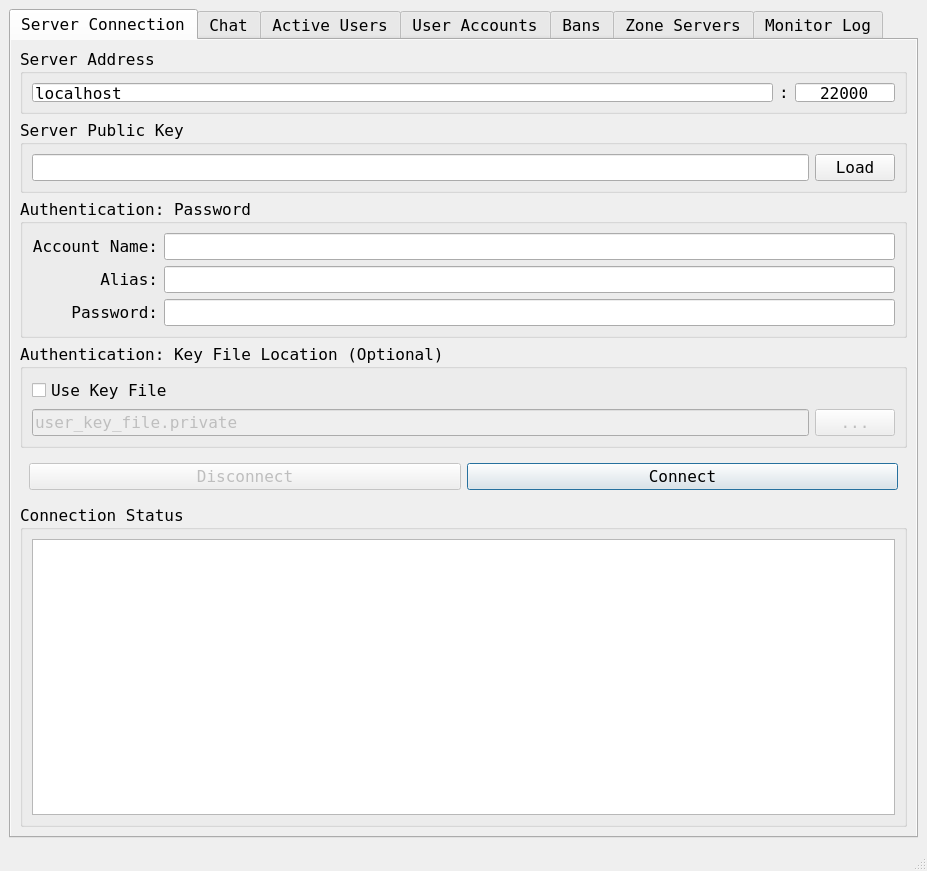
<?xml version="1.0" encoding="UTF-8"?>
<ui version="4.0">
 <class>LoginAdminForm</class>
 <widget class="QMainWindow" name="LoginAdminForm">
  <property name="geometry">
   <rect>
    <x>0</x>
    <y>0</y>
    <width>927</width>
    <height>871</height>
   </rect>
  </property>
  <property name="font">
   <font>
    <family>Terminal</family>
    <pointsize>12</pointsize>
   </font>
  </property>
  <property name="windowTitle">
   <string>Splane - Login Server Administratration Tool</string>
  </property>
  <widget class="QWidget" name="centralwidget">
   <layout class="QGridLayout" name="gridLayout">
    <item row="0" column="0">
     <widget class="QTabWidget" name="tabWidget">
      <property name="autoFillBackground">
       <bool>true</bool>
      </property>
      <property name="currentIndex">
       <number>0</number>
      </property>
      <widget class="QWidget" name="tabServer">
       <property name="autoFillBackground">
        <bool>true</bool>
       </property>
       <attribute name="title">
        <string>Server Connection</string>
       </attribute>
       <layout class="QVBoxLayout" name="verticalLayout">
        <item>
         <widget class="QGroupBox" name="groupBoxAddress">
          <property name="maximumSize">
           <size>
            <width>16777215</width>
            <height>65</height>
           </size>
          </property>
          <property name="autoFillBackground">
           <bool>true</bool>
          </property>
          <property name="title">
           <string>Server Address</string>
          </property>
          <layout class="QHBoxLayout" name="horizontalLayout">
           <item>
            <widget class="QLineEdit" name="lineEditIP">
             <property name="text">
              <string>localhost</string>
             </property>
            </widget>
           </item>
           <item>
            <widget class="QLabel" name="label">
             <property name="text">
              <string>:</string>
             </property>
            </widget>
           </item>
           <item>
            <widget class="QLineEdit" name="lineEditPort">
             <property name="sizePolicy">
              <sizepolicy hsizetype="Minimum" vsizetype="Fixed">
               <horstretch>0</horstretch>
               <verstretch>0</verstretch>
              </sizepolicy>
             </property>
             <property name="minimumSize">
              <size>
               <width>0</width>
               <height>0</height>
              </size>
             </property>
             <property name="maximumSize">
              <size>
               <width>100</width>
               <height>16777215</height>
              </size>
             </property>
             <property name="text">
              <string>22000</string>
             </property>
             <property name="maxLength">
              <number>32</number>
             </property>
             <property name="alignment">
              <set>Qt::AlignCenter</set>
             </property>
            </widget>
           </item>
          </layout>
         </widget>
        </item>
        <item>
         <widget class="QGroupBox" name="groupBoxPubKey">
          <property name="autoFillBackground">
           <bool>true</bool>
          </property>
          <property name="title">
           <string>Server Public Key</string>
          </property>
          <layout class="QHBoxLayout" name="horizontalLayout_4">
           <item>
            <widget class="QLineEdit" name="lineEditPublicKey">
             <property name="text">
              <string/>
             </property>
            </widget>
           </item>
           <item>
            <widget class="QPushButton" name="pushButtonBrowsePubKey">
             <property name="text">
              <string>Load</string>
             </property>
            </widget>
           </item>
          </layout>
         </widget>
        </item>
        <item>
         <widget class="QGroupBox" name="groupBoxPassword">
          <property name="autoFillBackground">
           <bool>true</bool>
          </property>
          <property name="title">
           <string>Authentication: Password</string>
          </property>
          <layout class="QGridLayout" name="gridLayout_5">
           <item row="0" column="0">
            <widget class="QLabel" name="label_3">
             <property name="text">
              <string>Account Name:</string>
             </property>
             <property name="alignment">
              <set>Qt::AlignRight|Qt::AlignTrailing|Qt::AlignVCenter</set>
             </property>
            </widget>
           </item>
           <item row="0" column="2">
            <widget class="QLineEdit" name="lineEditUserName">
             <property name="text">
              <string/>
             </property>
            </widget>
           </item>
           <item row="2" column="0">
            <widget class="QLabel" name="label_2">
             <property name="text">
              <string>Password:</string>
             </property>
             <property name="alignment">
              <set>Qt::AlignRight|Qt::AlignTrailing|Qt::AlignVCenter</set>
             </property>
            </widget>
           </item>
           <item row="2" column="2">
            <widget class="QLineEdit" name="lineEditPassword">
             <property name="text">
              <string/>
             </property>
             <property name="echoMode">
              <enum>QLineEdit::Password</enum>
             </property>
            </widget>
           </item>
           <item row="1" column="0">
            <widget class="QLabel" name="label_4">
             <property name="text">
              <string>Alias:</string>
             </property>
             <property name="alignment">
              <set>Qt::AlignRight|Qt::AlignTrailing|Qt::AlignVCenter</set>
             </property>
            </widget>
           </item>
           <item row="1" column="2">
            <widget class="QLineEdit" name="lineEditAlias">
             <property name="text">
              <string/>
             </property>
            </widget>
           </item>
          </layout>
         </widget>
        </item>
        <item>
         <widget class="QGroupBox" name="groupBoxKeyFile">
          <property name="autoFillBackground">
           <bool>true</bool>
          </property>
          <property name="title">
           <string>Authentication: Key File Location (Optional)</string>
          </property>
          <layout class="QGridLayout" name="gridLayout_6">
           <item row="1" column="1">
            <widget class="QLineEdit" name="lineEditKeyFilePath">
             <property name="enabled">
              <bool>false</bool>
             </property>
             <property name="text">
              <string>user_key_file.private</string>
             </property>
            </widget>
           </item>
           <item row="1" column="2">
            <widget class="QPushButton" name="pushButtonBrowseKeyFile">
             <property name="enabled">
              <bool>false</bool>
             </property>
             <property name="text">
              <string>...</string>
             </property>
            </widget>
           </item>
           <item row="0" column="1">
            <widget class="QCheckBox" name="checkBoxUseKeyFile">
             <property name="text">
              <string>Use Key File</string>
             </property>
             <property name="checked">
              <bool>false</bool>
             </property>
            </widget>
           </item>
          </layout>
         </widget>
        </item>
        <item>
         <widget class="QWidget" name="widget" native="true">
          <property name="autoFillBackground">
           <bool>true</bool>
          </property>
          <layout class="QHBoxLayout" name="horizontalLayout_2">
           <item>
            <widget class="QPushButton" name="pushButtonDisconnect">
             <property name="enabled">
              <bool>false</bool>
             </property>
             <property name="text">
              <string>Disconnect</string>
             </property>
            </widget>
           </item>
           <item>
            <widget class="QPushButton" name="pushButtonConnect">
             <property name="text">
              <string>Connect</string>
             </property>
             <property name="autoDefault">
              <bool>false</bool>
             </property>
             <property name="default">
              <bool>true</bool>
             </property>
            </widget>
           </item>
          </layout>
         </widget>
        </item>
        <item>
         <widget class="QGroupBox" name="groupBox_2">
          <property name="title">
           <string>Connection Status</string>
          </property>
          <layout class="QGridLayout" name="gridLayout_4">
           <item row="0" column="0">
            <widget class="QTextEdit" name="textEditStatus">
             <property name="font">
              <font>
               <pointsize>8</pointsize>
              </font>
             </property>
             <property name="readOnly">
              <bool>true</bool>
             </property>
            </widget>
           </item>
          </layout>
         </widget>
        </item>
       </layout>
      </widget>
      <widget class="QWidget" name="tabChat">
       <property name="autoFillBackground">
        <bool>true</bool>
       </property>
       <attribute name="title">
        <string>Chat</string>
       </attribute>
       <layout class="QGridLayout" name="gridLayout_2">
        <item row="0" column="0">
         <widget class="QTextEdit" name="textEditChat">
          <property name="readOnly">
           <bool>true</bool>
          </property>
         </widget>
        </item>
        <item row="1" column="0" colspan="2">
         <widget class="QLineEdit" name="lineEditChat"/>
        </item>
        <item row="0" column="1">
         <widget class="QListView" name="listViewChatUsers">
          <property name="maximumSize">
           <size>
            <width>160</width>
            <height>16777215</height>
           </size>
          </property>
          <property name="alternatingRowColors">
           <bool>true</bool>
          </property>
         </widget>
        </item>
       </layout>
      </widget>
      <widget class="QWidget" name="tabActive">
       <property name="autoFillBackground">
        <bool>true</bool>
       </property>
       <attribute name="title">
        <string>Active Users</string>
       </attribute>
       <layout class="QVBoxLayout" name="verticalLayout_2">
        <item>
         <widget class="QListView" name="listViewActiveUsers"/>
        </item>
        <item>
         <widget class="QGroupBox" name="groupBox_6">
          <property name="maximumSize">
           <size>
            <width>16777215</width>
            <height>200</height>
           </size>
          </property>
          <property name="title">
           <string>Selected Active User</string>
          </property>
          <layout class="QGridLayout" name="gridLayout_7">
           <item row="1" column="0">
            <widget class="QPushButton" name="pushButtonKickActiveUser">
             <property name="text">
              <string>Kick</string>
             </property>
            </widget>
           </item>
           <item row="1" column="1">
            <widget class="QPushButton" name="pushButtonBanActiveUser">
             <property name="text">
              <string>Ban</string>
             </property>
            </widget>
           </item>
           <item row="0" column="0" colspan="2">
            <widget class="QTableView" name="tableViewSelectedUser">
             <property name="maximumSize">
              <size>
               <width>16777215</width>
               <height>16777215</height>
              </size>
             </property>
             <property name="editTriggers">
              <set>QAbstractItemView::NoEditTriggers</set>
             </property>
             <property name="showDropIndicator" stdset="0">
              <bool>false</bool>
             </property>
             <property name="dragDropOverwriteMode">
              <bool>false</bool>
             </property>
             <property name="dragDropMode">
              <enum>QAbstractItemView::NoDragDrop</enum>
             </property>
             <property name="alternatingRowColors">
              <bool>true</bool>
             </property>
             <property name="selectionBehavior">
              <enum>QAbstractItemView::SelectRows</enum>
             </property>
             <property name="sortingEnabled">
              <bool>true</bool>
             </property>
             <attribute name="horizontalHeaderVisible">
              <bool>false</bool>
             </attribute>
             <attribute name="horizontalHeaderStretchLastSection">
              <bool>true</bool>
             </attribute>
             <attribute name="horizontalHeaderStretchLastSection">
              <bool>true</bool>
             </attribute>
             <attribute name="horizontalHeaderVisible">
              <bool>false</bool>
             </attribute>
            </widget>
           </item>
          </layout>
         </widget>
        </item>
       </layout>
      </widget>
      <widget class="QWidget" name="tabUsers">
       <property name="autoFillBackground">
        <bool>true</bool>
       </property>
       <attribute name="title">
        <string>User Accounts</string>
       </attribute>
       <layout class="QVBoxLayout" name="verticalLayout_3">
        <item>
         <widget class="QListView" name="listViewAccounts"/>
        </item>
        <item>
         <widget class="QGroupBox" name="groupBox_7">
          <property name="maximumSize">
           <size>
            <width>16777215</width>
            <height>200</height>
           </size>
          </property>
          <property name="title">
           <string>Selected Account</string>
          </property>
          <layout class="QGridLayout" name="gridLayout_8">
           <item row="1" column="0" colspan="2">
            <widget class="QPushButton" name="pushButtonBanAccount">
             <property name="text">
              <string>Ban</string>
             </property>
            </widget>
           </item>
           <item row="0" column="0" colspan="2">
            <widget class="QTableView" name="tableViewSelectedAccount">
             <property name="editTriggers">
              <set>QAbstractItemView::NoEditTriggers</set>
             </property>
             <property name="showDropIndicator" stdset="0">
              <bool>false</bool>
             </property>
             <property name="dragDropOverwriteMode">
              <bool>false</bool>
             </property>
             <property name="dragDropMode">
              <enum>QAbstractItemView::NoDragDrop</enum>
             </property>
             <property name="alternatingRowColors">
              <bool>true</bool>
             </property>
             <property name="selectionBehavior">
              <enum>QAbstractItemView::SelectRows</enum>
             </property>
             <property name="sortingEnabled">
              <bool>true</bool>
             </property>
             <attribute name="horizontalHeaderVisible">
              <bool>false</bool>
             </attribute>
             <attribute name="horizontalHeaderStretchLastSection">
              <bool>true</bool>
             </attribute>
             <attribute name="horizontalHeaderStretchLastSection">
              <bool>true</bool>
             </attribute>
             <attribute name="horizontalHeaderVisible">
              <bool>false</bool>
             </attribute>
            </widget>
           </item>
          </layout>
         </widget>
        </item>
       </layout>
      </widget>
      <widget class="QWidget" name="tabBans">
       <property name="autoFillBackground">
        <bool>true</bool>
       </property>
       <attribute name="title">
        <string>Bans</string>
       </attribute>
       <layout class="QVBoxLayout" name="verticalLayout_4">
        <item>
         <widget class="QListView" name="listViewBans"/>
        </item>
        <item>
         <widget class="QGroupBox" name="groupBox_8">
          <property name="maximumSize">
           <size>
            <width>16777215</width>
            <height>200</height>
           </size>
          </property>
          <property name="title">
           <string>Selected Ban</string>
          </property>
          <layout class="QGridLayout" name="gridLayout_9">
           <item row="1" column="0" colspan="2">
            <widget class="QPushButton" name="pushButtonUnban">
             <property name="text">
              <string>Unban</string>
             </property>
            </widget>
           </item>
           <item row="0" column="0" colspan="2">
            <widget class="QTableView" name="tableViewSelectedBan">
             <property name="editTriggers">
              <set>QAbstractItemView::NoEditTriggers</set>
             </property>
             <property name="showDropIndicator" stdset="0">
              <bool>false</bool>
             </property>
             <property name="dragDropOverwriteMode">
              <bool>false</bool>
             </property>
             <property name="dragDropMode">
              <enum>QAbstractItemView::NoDragDrop</enum>
             </property>
             <property name="alternatingRowColors">
              <bool>true</bool>
             </property>
             <property name="selectionBehavior">
              <enum>QAbstractItemView::SelectRows</enum>
             </property>
             <property name="sortingEnabled">
              <bool>true</bool>
             </property>
             <attribute name="horizontalHeaderVisible">
              <bool>false</bool>
             </attribute>
             <attribute name="horizontalHeaderStretchLastSection">
              <bool>true</bool>
             </attribute>
             <attribute name="horizontalHeaderStretchLastSection">
              <bool>true</bool>
             </attribute>
             <attribute name="horizontalHeaderVisible">
              <bool>false</bool>
             </attribute>
            </widget>
           </item>
          </layout>
         </widget>
        </item>
       </layout>
      </widget>
      <widget class="QWidget" name="tabZones">
       <property name="autoFillBackground">
        <bool>true</bool>
       </property>
       <attribute name="title">
        <string>Zone Servers</string>
       </attribute>
       <layout class="QVBoxLayout" name="verticalLayout_5">
        <item>
         <widget class="QListView" name="listViewZones"/>
        </item>
        <item>
         <widget class="QGroupBox" name="groupBox_9">
          <property name="maximumSize">
           <size>
            <width>16777215</width>
            <height>200</height>
           </size>
          </property>
          <property name="title">
           <string>Selected Zone Server</string>
          </property>
          <layout class="QGridLayout" name="gridLayout_10">
           <item row="1" column="0" colspan="2">
            <widget class="QPushButton" name="pushButtonDeleteServer">
             <property name="text">
              <string>Delete</string>
             </property>
            </widget>
           </item>
           <item row="0" column="0" colspan="2">
            <widget class="QTableView" name="tableViewSelectedZone">
             <property name="editTriggers">
              <set>QAbstractItemView::NoEditTriggers</set>
             </property>
             <property name="showDropIndicator" stdset="0">
              <bool>false</bool>
             </property>
             <property name="dragDropOverwriteMode">
              <bool>false</bool>
             </property>
             <property name="dragDropMode">
              <enum>QAbstractItemView::NoDragDrop</enum>
             </property>
             <property name="alternatingRowColors">
              <bool>true</bool>
             </property>
             <property name="selectionBehavior">
              <enum>QAbstractItemView::SelectRows</enum>
             </property>
             <property name="sortingEnabled">
              <bool>true</bool>
             </property>
             <attribute name="horizontalHeaderVisible">
              <bool>false</bool>
             </attribute>
             <attribute name="horizontalHeaderStretchLastSection">
              <bool>true</bool>
             </attribute>
             <attribute name="horizontalHeaderStretchLastSection">
              <bool>true</bool>
             </attribute>
             <attribute name="horizontalHeaderVisible">
              <bool>false</bool>
             </attribute>
            </widget>
           </item>
          </layout>
         </widget>
        </item>
       </layout>
      </widget>
      <widget class="QWidget" name="tabLog">
       <property name="autoFillBackground">
        <bool>true</bool>
       </property>
       <attribute name="title">
        <string>Monitor Log</string>
       </attribute>
       <layout class="QGridLayout" name="gridLayout_3">
        <item row="0" column="0">
         <widget class="QTextEdit" name="textMonitorLog">
          <property name="readOnly">
           <bool>true</bool>
          </property>
         </widget>
        </item>
       </layout>
      </widget>
     </widget>
    </item>
   </layout>
  </widget>
  <widget class="QStatusBar" name="statusbar"/>
 </widget>
 <tabstops>
  <tabstop>lineEditPassword</tabstop>
  <tabstop>pushButtonConnect</tabstop>
  <tabstop>lineEditPublicKey</tabstop>
  <tabstop>pushButtonBrowsePubKey</tabstop>
  <tabstop>lineEditUserName</tabstop>
  <tabstop>lineEditAlias</tabstop>
  <tabstop>lineEditIP</tabstop>
  <tabstop>checkBoxUseKeyFile</tabstop>
  <tabstop>lineEditKeyFilePath</tabstop>
  <tabstop>pushButtonBrowseKeyFile</tabstop>
  <tabstop>lineEditPort</tabstop>
  <tabstop>tabWidget</tabstop>
  <tabstop>textEditStatus</tabstop>
  <tabstop>textEditChat</tabstop>
  <tabstop>lineEditChat</tabstop>
  <tabstop>listViewChatUsers</tabstop>
  <tabstop>listViewActiveUsers</tabstop>
  <tabstop>pushButtonKickActiveUser</tabstop>
  <tabstop>pushButtonBanActiveUser</tabstop>
  <tabstop>tableViewSelectedUser</tabstop>
  <tabstop>listViewAccounts</tabstop>
  <tabstop>pushButtonBanAccount</tabstop>
  <tabstop>tableViewSelectedAccount</tabstop>
  <tabstop>listViewBans</tabstop>
  <tabstop>pushButtonUnban</tabstop>
  <tabstop>tableViewSelectedBan</tabstop>
  <tabstop>listViewZones</tabstop>
  <tabstop>pushButtonDeleteServer</tabstop>
  <tabstop>tableViewSelectedZone</tabstop>
  <tabstop>textMonitorLog</tabstop>
  <tabstop>pushButtonDisconnect</tabstop>
 </tabstops>
 <resources/>
 <connections/>
</ui>
